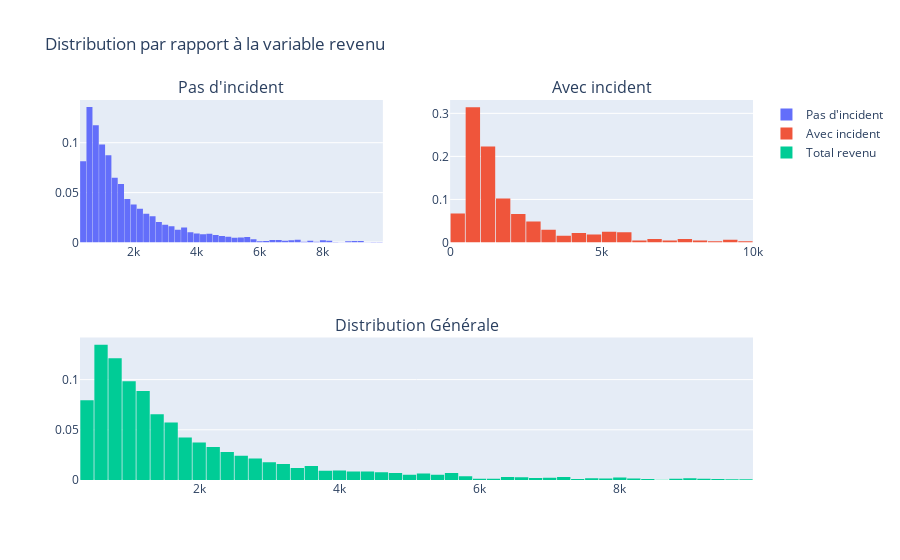
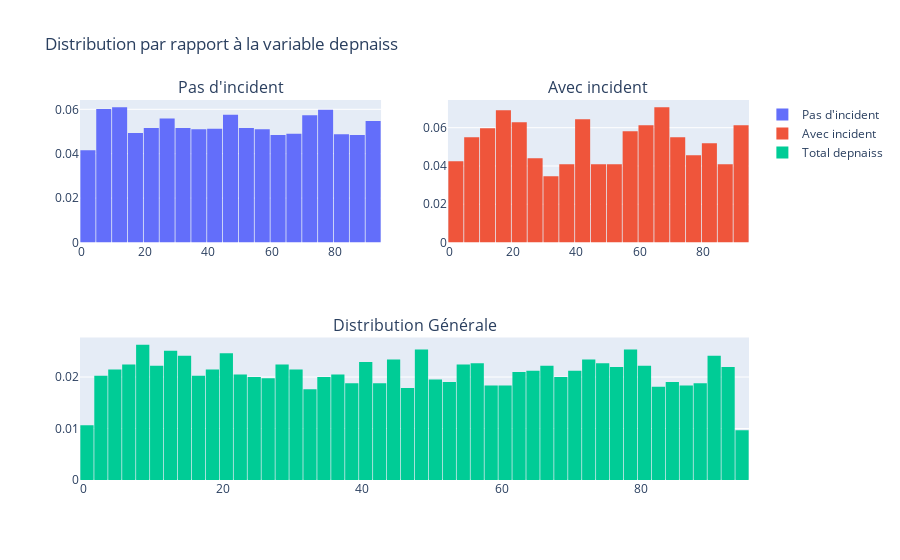
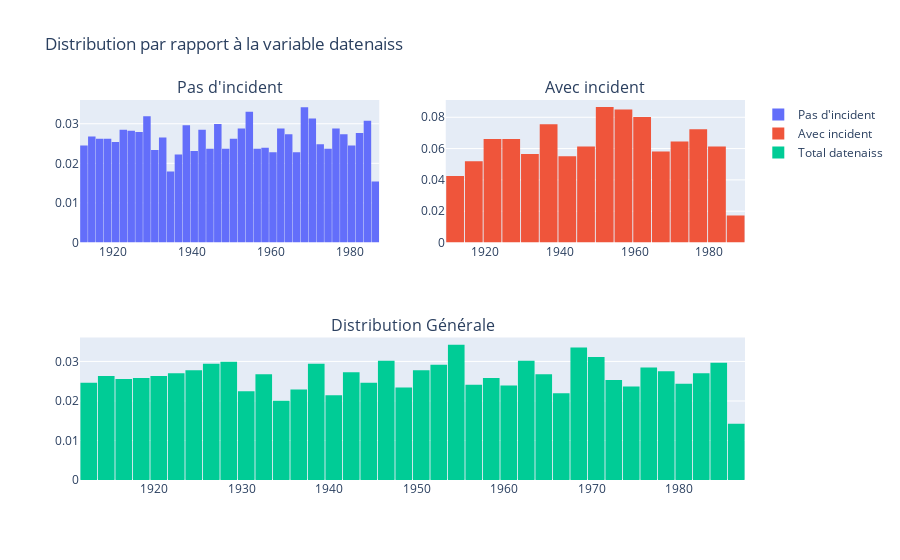
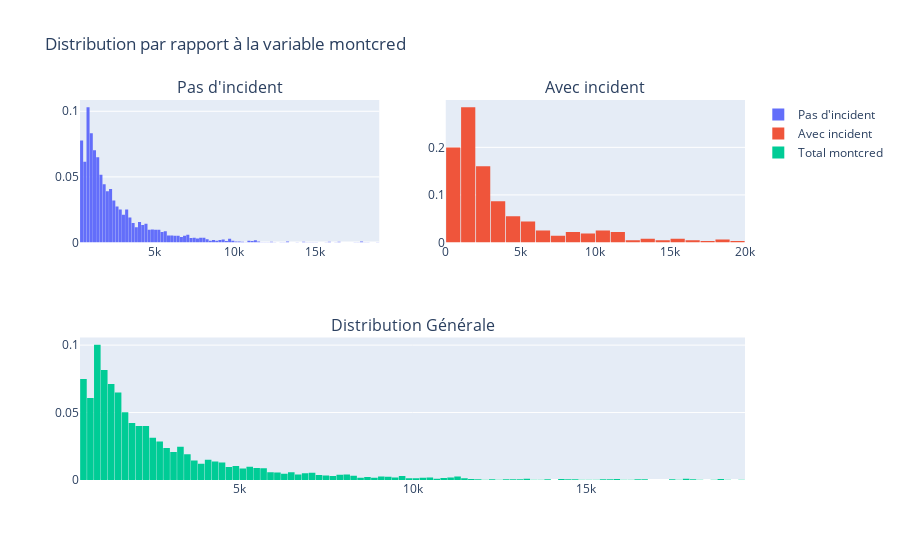

Notebook code cell kept with these figures, in order:
### Markdown cell above
### Affichage graphique des variables continues ###

### Code cell
#Graphique de distribution des variables indépendantes par rapport à la variable dépendante
for d in enumerate(var_num_cont):
    incident_0 = df.loc[df["incident"] == 0][d[1]].values.tolist()
    incident_1 = df.loc[df["incident"] == 1][d[1]].values.tolist()
    incident = df[d[1]].values.tolist()
    #Premier plot
    trace_0 = go.Histogram(
        x=incident_0,
        histnorm='probability',
        name="Pas d\'incident"
    )
    #Second plot
    trace_1 = go.Histogram(
        x=incident_1,
        histnorm='probability',
        name="Avec incident"
    )
    #Troisième plot
    trace_2 = go.Histogram(
        x=incident,
        histnorm='probability',
        name="Total "+d[1]
    )

    #Créer la grille
    fig = tls.make_subplots(rows=2, cols=2, specs=[[{}, {}], [{'colspan': 2}, None]],
                            subplot_titles=('Pas d\'incident','Avec incident', 'Distribution Générale'))

    #Placer les figures
    fig.append_trace(trace_0, 1, 1)
    fig.append_trace(trace_1, 1, 2)
    fig.append_trace(trace_2, 2, 1)

    fig['layout'].update(showlegend=True, title='Distribution par rapport à la variable '+d[1], bargap=0.05)
    py.iplot(fig, filename='custom-sized-subplot-with-subplot-titles')

### Figure 1 — Plotly figure (JSON) as saved in the notebook; plotly's stock layout.template omitted (floating-point values rounded to 4 significant figures; data arrays with more than 128 entries replaced by an {"elided": "..."} marker saying what was removed)
{"data": [{"histnorm": "probability", "name": "Pas d'incident", "type": "histogram", "x": {"elided": "3509 float values"}, "xaxis": "x", "yaxis": "y"}, {"histnorm": "probability", "name": "Avec incident", "type": "histogram", "x": {"elided": "636 float values"}, "xaxis": "x2", "yaxis": "y2"}, {"histnorm": "probability", "name": "Total revenu", "type": "histogram", "x": {"elided": "4145 float values"}, "xaxis": "x3", "yaxis": "y3"}], "layout": {"annotations": [{"font": {"size": 16}, "showarrow": false, "text": "Pas d'incident", "x": 0.225, "xanchor": "center", "xref": "paper", "y": 1, "yanchor": "bottom", "yref": "paper"}, {"font": {"size": 16}, "showarrow": false, "text": "Avec incident", "x": 0.775, "xanchor": "center", "xref": "paper", "y": 1, "yanchor": "bottom", "yref": "paper"}, {"font": {"size": 16}, "showarrow": false, "text": "Distribution Générale", "x": 0.5, "xanchor": "center", "xref": "paper", "y": 0.375, "yanchor": "bottom", "yref": "paper"}], "bargap": 0.05, "showlegend": true, "title": {"text": "Distribution par rapport à la variable revenu"}, "xaxis": {"anchor": "y", "domain": [0, 0.45]}, "xaxis2": {"anchor": "y2", "domain": [0.55, 1]}, "xaxis3": {"anchor": "y3", "domain": [0, 1]}, "yaxis": {"anchor": "x", "domain": [0.625, 1]}, "yaxis2": {"anchor": "x2", "domain": [0.625, 1]}, "yaxis3": {"anchor": "x3", "domain": [0, 0.375]}}}

### Figure 2 — Plotly figure (JSON) as saved in the notebook; plotly's stock layout.template omitted (floating-point values rounded to 4 significant figures; data arrays with more than 128 entries replaced by an {"elided": "..."} marker saying what was removed)
{"data": [{"histnorm": "probability", "name": "Pas d'incident", "type": "histogram", "x": {"elided": "3509 int values"}, "xaxis": "x", "yaxis": "y"}, {"histnorm": "probability", "name": "Avec incident", "type": "histogram", "x": {"elided": "636 int values"}, "xaxis": "x2", "yaxis": "y2"}, {"histnorm": "probability", "name": "Total depnaiss", "type": "histogram", "x": {"elided": "4145 int values"}, "xaxis": "x3", "yaxis": "y3"}], "layout": {"annotations": [{"font": {"size": 16}, "showarrow": false, "text": "Pas d'incident", "x": 0.225, "xanchor": "center", "xref": "paper", "y": 1, "yanchor": "bottom", "yref": "paper"}, {"font": {"size": 16}, "showarrow": false, "text": "Avec incident", "x": 0.775, "xanchor": "center", "xref": "paper", "y": 1, "yanchor": "bottom", "yref": "paper"}, {"font": {"size": 16}, "showarrow": false, "text": "Distribution Générale", "x": 0.5, "xanchor": "center", "xref": "paper", "y": 0.375, "yanchor": "bottom", "yref": "paper"}], "bargap": 0.05, "showlegend": true, "title": {"text": "Distribution par rapport à la variable depnaiss"}, "xaxis": {"anchor": "y", "domain": [0, 0.45]}, "xaxis2": {"anchor": "y2", "domain": [0.55, 1]}, "xaxis3": {"anchor": "y3", "domain": [0, 1]}, "yaxis": {"anchor": "x", "domain": [0.625, 1]}, "yaxis2": {"anchor": "x2", "domain": [0.625, 1]}, "yaxis3": {"anchor": "x3", "domain": [0, 0.375]}}}

### Figure 3 — Plotly figure (JSON) as saved in the notebook; plotly's stock layout.template omitted (floating-point values rounded to 4 significant figures; data arrays with more than 128 entries replaced by an {"elided": "..."} marker saying what was removed)
{"data": [{"histnorm": "probability", "name": "Pas d'incident", "type": "histogram", "x": {"elided": "3509 int values"}, "xaxis": "x", "yaxis": "y"}, {"histnorm": "probability", "name": "Avec incident", "type": "histogram", "x": {"elided": "636 int values"}, "xaxis": "x2", "yaxis": "y2"}, {"histnorm": "probability", "name": "Total datenaiss", "type": "histogram", "x": {"elided": "4145 int values"}, "xaxis": "x3", "yaxis": "y3"}], "layout": {"annotations": [{"font": {"size": 16}, "showarrow": false, "text": "Pas d'incident", "x": 0.225, "xanchor": "center", "xref": "paper", "y": 1, "yanchor": "bottom", "yref": "paper"}, {"font": {"size": 16}, "showarrow": false, "text": "Avec incident", "x": 0.775, "xanchor": "center", "xref": "paper", "y": 1, "yanchor": "bottom", "yref": "paper"}, {"font": {"size": 16}, "showarrow": false, "text": "Distribution Générale", "x": 0.5, "xanchor": "center", "xref": "paper", "y": 0.375, "yanchor": "bottom", "yref": "paper"}], "bargap": 0.05, "showlegend": true, "title": {"text": "Distribution par rapport à la variable datenaiss"}, "xaxis": {"anchor": "y", "domain": [0, 0.45]}, "xaxis2": {"anchor": "y2", "domain": [0.55, 1]}, "xaxis3": {"anchor": "y3", "domain": [0, 1]}, "yaxis": {"anchor": "x", "domain": [0.625, 1]}, "yaxis2": {"anchor": "x2", "domain": [0.625, 1]}, "yaxis3": {"anchor": "x3", "domain": [0, 0.375]}}}

### Figure 4 — Plotly figure (JSON) as saved in the notebook; plotly's stock layout.template omitted (floating-point values rounded to 4 significant figures; data arrays with more than 128 entries replaced by an {"elided": "..."} marker saying what was removed)
{"data": [{"histnorm": "probability", "name": "Pas d'incident", "type": "histogram", "x": {"elided": "3509 int values"}, "xaxis": "x", "yaxis": "y"}, {"histnorm": "probability", "name": "Avec incident", "type": "histogram", "x": {"elided": "636 int values"}, "xaxis": "x2", "yaxis": "y2"}, {"histnorm": "probability", "name": "Total montcred", "type": "histogram", "x": {"elided": "4145 int values"}, "xaxis": "x3", "yaxis": "y3"}], "layout": {"annotations": [{"font": {"size": 16}, "showarrow": false, "text": "Pas d'incident", "x": 0.225, "xanchor": "center", "xref": "paper", "y": 1, "yanchor": "bottom", "yref": "paper"}, {"font": {"size": 16}, "showarrow": false, "text": "Avec incident", "x": 0.775, "xanchor": "center", "xref": "paper", "y": 1, "yanchor": "bottom", "yref": "paper"}, {"font": {"size": 16}, "showarrow": false, "text": "Distribution Générale", "x": 0.5, "xanchor": "center", "xref": "paper", "y": 0.375, "yanchor": "bottom", "yref": "paper"}], "bargap": 0.05, "showlegend": true, "title": {"text": "Distribution par rapport à la variable montcred"}, "xaxis": {"anchor": "y", "domain": [0, 0.45]}, "xaxis2": {"anchor": "y2", "domain": [0.55, 1]}, "xaxis3": {"anchor": "y3", "domain": [0, 1]}, "yaxis": {"anchor": "x", "domain": [0.625, 1]}, "yaxis2": {"anchor": "x2", "domain": [0.625, 1]}, "yaxis3": {"anchor": "x3", "domain": [0, 0.375]}}}
